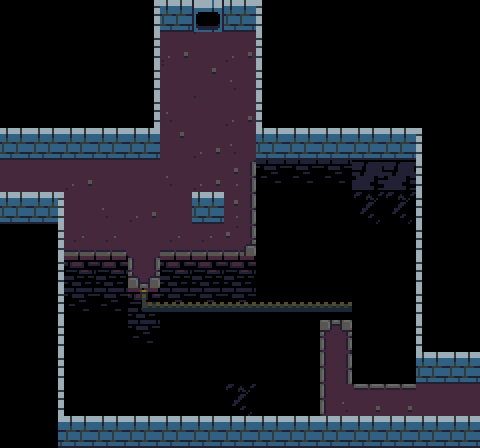

The image is a tile-based game level rendered from a .tmx file. Its description and complete source (layers, tilesets, objects, tile grids) follow:
An orthogonal 15x14 tile map with 32x32 px tiles, 4 tile layers (walls, ground, death, guff) and 5 objects (2x connection, platform, pressure, arrowSource).

<map version="1.0" tiledversion="1.0.3" orientation="orthogonal" renderorder="right-down" width="15" height="14" tilewidth="32" tileheight="32" nextobjectid="21">
 <properties>
  <property name="number" value="15" />
 </properties>
 <tileset firstgid="1" source="tower-tileset.tsx" />
 <layer name="walls" width="15" height="14">
  <data encoding="csv">
0,0,0,0,14,12,5,12,15,0,0,0,0,0,0,
0,0,0,0,14,0,0,0,15,0,0,0,0,0,0,
0,0,0,0,14,0,0,0,15,0,0,0,0,0,0,
0,0,0,0,14,0,0,0,15,0,0,0,0,0,0,
12,12,12,12,12,0,0,0,12,12,12,12,12,15,0,
2,0,0,0,0,0,0,0,0,0,0,0,0,15,0,
12,23,0,0,0,0,12,0,0,0,0,0,0,15,0,
0,14,0,0,0,0,0,0,0,0,0,0,0,15,0,
0,14,0,0,0,0,0,0,0,0,0,0,0,15,0,
0,14,0,0,0,0,0,0,0,0,0,0,0,15,0,
0,14,0,0,0,0,0,0,0,0,0,0,0,15,0,
0,14,0,0,0,0,0,0,0,0,0,0,0,12,12,
0,14,0,0,0,0,0,0,0,0,0,0,0,0,2,
0,24,12,12,12,12,12,12,12,12,12,12,12,12,12
</data>
 </layer>
 <layer name="ground" width="15" height="14">
  <data encoding="csv">
0,0,0,0,0,0,0,0,0,0,0,0,0,0,0,
0,0,0,0,0,27,55,27,0,0,0,0,0,0,0,
0,0,0,0,0,55,37,28,0,0,0,0,0,0,0,
0,0,0,0,0,28,55,27,0,0,0,0,0,0,0,
0,0,0,0,0,37,27,28,0,0,0,0,0,0,0,
0,2,27,2,2,28,27,56,0,0,0,0,0,0,0,
0,0,2,28,27,2,0,56,0,0,0,0,0,0,0,
0,0,65,65,2,65,65,66,0,0,0,0,0,0,0,
0,0,75,75,58,0,0,0,0,0,0,0,0,0,0,
0,0,0,0,0,0,0,0,0,0,0,0,0,0,0,
0,0,0,0,0,0,0,0,0,0,49,0,0,0,0,
0,0,0,0,0,0,0,0,0,0,47,0,0,0,0,
0,0,0,0,0,0,0,0,0,0,54,45,45,2,0,
0,0,0,0,0,0,0,0,0,0,0,0,0,0,0
</data>
 </layer>
 <layer name="death" width="15" height="14">
  <data encoding="csv">
0,0,0,0,0,0,0,0,0,0,0,0,0,0,0,
0,0,0,0,0,0,0,0,0,0,0,0,0,0,0,
0,0,0,0,0,0,0,0,0,0,0,0,0,0,0,
0,0,0,0,0,0,0,0,0,0,0,0,0,0,0,
0,0,0,0,0,0,0,0,0,0,0,0,0,0,0,
0,0,0,0,0,0,0,0,89,89,89,89,89,0,0,
0,0,0,0,0,0,0,0,4,4,4,4,4,0,0,
0,0,0,0,0,0,0,0,4,4,4,4,4,0,0,
0,0,79,79,0,79,79,79,4,4,4,4,4,0,0,
0,0,89,89,79,89,89,89,4,4,4,4,4,0,0,
0,0,4,4,89,4,4,4,4,4,0,4,4,0,0,
0,0,4,4,4,4,4,4,4,4,0,4,4,0,0,
0,0,4,4,4,4,4,4,4,4,0,0,0,0,0,
0,0,0,0,0,0,0,0,0,0,0,0,0,0,0
</data>
 </layer>
 <layer name="guff" width="15" height="14">
  <data encoding="csv">
0,0,0,0,0,0,0,0,0,0,0,0,0,0,0,
0,0,0,0,0,0,0,0,0,0,0,0,0,0,0,
0,0,0,0,0,0,0,0,0,0,0,0,0,0,0,
0,0,0,0,0,0,0,0,0,0,0,0,0,0,0,
0,0,0,0,0,0,0,0,0,0,0,0,0,0,0,
0,0,0,0,0,0,0,0,0,0,0,91,91,0,0,
0,0,0,0,0,0,0,0,0,0,0,93,93,0,0,
0,0,0,0,0,0,0,0,0,0,0,0,0,0,0,
0,0,0,0,0,0,0,0,0,0,0,0,0,0,0,
0,0,0,0,40,70,70,70,70,70,70,0,0,0,0,
0,0,0,0,0,0,0,0,0,0,0,0,0,0,0,
0,0,0,0,0,0,0,0,0,0,0,0,0,0,0,
0,0,0,0,0,0,0,93,0,0,0,0,0,0,0,
0,0,0,0,0,0,0,0,0,0,0,0,0,0,0
</data>
 </layer>
 <objectgroup name="objects">
  <object id="9" name="29" type="connection" x="32" y="160" width="32" height="32">
   <properties>
    <property name="dir" value="right" />
    <property name="to" value="26" />
   </properties>
  </object>
  <object id="10" name="30" type="connection" x="416" y="384" width="32" height="32">
   <properties>
    <property name="dir" value="left" />
    <property name="to" value="31" />
   </properties>
  </object>
  <object id="17" type="platform" x="128" y="288" width="32" height="32">
   <properties>
    <property name="isActive" value="false" />
    <property name="movex" value="6" />
    <property name="switch" value="a" />
   </properties>
  </object>
  <object id="18" type="pressure" x="192" y="96" width="32" height="32">
   <properties>
    <property name="isSwitch" value="true" />
    <property name="switch" value="a" />
   </properties>
  </object>
  <object id="20" type="arrowSource" x="192" y="0" width="32" height="32">
   <properties>
    <property name="delay" value="1.34" />
    <property name="offset" value="0" />
    <property name="xdir" value="0" />
    <property name="ydir" value="-1" />
   </properties>
  </object>
 </objectgroup>
</map>
